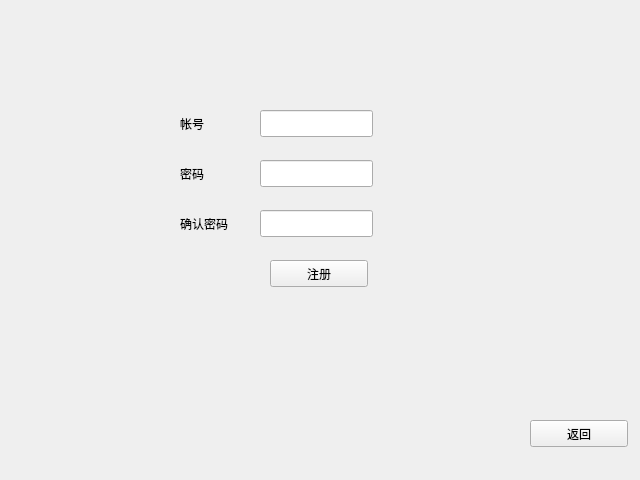
<?xml version="1.0" encoding="UTF-8"?>
<ui version="4.0">
 <class>zhuce</class>
 <widget class="QWidget" name="zhuce">
  <property name="geometry">
   <rect>
    <x>0</x>
    <y>0</y>
    <width>640</width>
    <height>480</height>
   </rect>
  </property>
  <property name="windowTitle">
   <string>Form</string>
  </property>
  <widget class="QLabel" name="label">
   <property name="geometry">
    <rect>
     <x>180</x>
     <y>115</y>
     <width>67</width>
     <height>17</height>
    </rect>
   </property>
   <property name="text">
    <string>帐号</string>
   </property>
  </widget>
  <widget class="QLabel" name="label_2">
   <property name="geometry">
    <rect>
     <x>180</x>
     <y>165</y>
     <width>67</width>
     <height>17</height>
    </rect>
   </property>
   <property name="text">
    <string>密码</string>
   </property>
  </widget>
  <widget class="QLabel" name="label_3">
   <property name="geometry">
    <rect>
     <x>180</x>
     <y>215</y>
     <width>67</width>
     <height>17</height>
    </rect>
   </property>
   <property name="text">
    <string>确认密码</string>
   </property>
  </widget>
  <widget class="QLineEdit" name="lineEdit">
   <property name="geometry">
    <rect>
     <x>260</x>
     <y>110</y>
     <width>113</width>
     <height>27</height>
    </rect>
   </property>
  </widget>
  <widget class="QLineEdit" name="lineEdit_2">
   <property name="geometry">
    <rect>
     <x>260</x>
     <y>160</y>
     <width>113</width>
     <height>27</height>
    </rect>
   </property>
  </widget>
  <widget class="QLineEdit" name="lineEdit_3">
   <property name="geometry">
    <rect>
     <x>260</x>
     <y>210</y>
     <width>113</width>
     <height>27</height>
    </rect>
   </property>
  </widget>
  <widget class="QPushButton" name="pushButton">
   <property name="geometry">
    <rect>
     <x>270</x>
     <y>260</y>
     <width>98</width>
     <height>27</height>
    </rect>
   </property>
   <property name="text">
    <string>注册</string>
   </property>
  </widget>
  <widget class="QPushButton" name="pushButton_2">
   <property name="geometry">
    <rect>
     <x>530</x>
     <y>420</y>
     <width>98</width>
     <height>27</height>
    </rect>
   </property>
   <property name="text">
    <string>返回</string>
   </property>
  </widget>
  <widget class="QLabel" name="label_4">
   <property name="geometry">
    <rect>
     <x>0</x>
     <y>0</y>
     <width>640</width>
     <height>480</height>
    </rect>
   </property>
   <property name="styleSheet">
    <string notr="true">border-image: url(:/picture/1201.jpg);</string>
   </property>
   <property name="text">
    <string/>
   </property>
  </widget>
  <zorder>label_4</zorder>
  <zorder>label</zorder>
  <zorder>label_2</zorder>
  <zorder>label_3</zorder>
  <zorder>lineEdit</zorder>
  <zorder>lineEdit_2</zorder>
  <zorder>lineEdit_3</zorder>
  <zorder>pushButton</zorder>
  <zorder>pushButton_2</zorder>
 </widget>
 <resources/>
 <connections/>
</ui>
